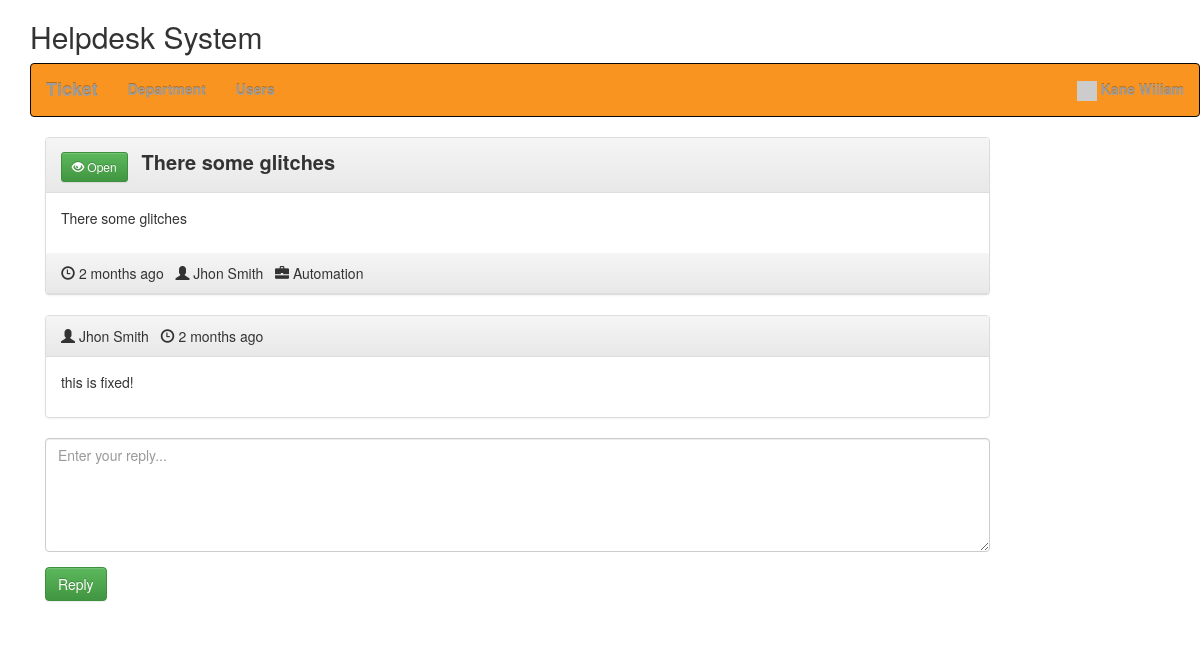
/view_ticket.php?id=617bfc35a93af (signed in), run on the app's committed database.
### tables this page shows
CREATE TABLE `hd_users` (
  `id` int(11) NOT NULL,
  `email` varchar(250) NOT NULL,
  `password` varchar(250) NOT NULL,
  `create_date` datetime NOT NULL DEFAULT current_timestamp(),
  `name` varchar(250) NOT NULL,
  `user_type` enum('admin','user') NOT NULL,
  `status` int(11) NOT NULL
);

CREATE TABLE `hd_tickets` (
  `id` int(11) NOT NULL,
  `uniqid` varchar(20) NOT NULL,
  `user` int(11) NOT NULL,
  `title` varchar(250) NOT NULL,
  `init_msg` text NOT NULL,
  `department` int(11) NOT NULL,
  `date` varchar(250) NOT NULL,
  `last_reply` int(11) NOT NULL,
  `user_read` int(11) NOT NULL,
  `admin_read` int(11) NOT NULL,
  `resolved` int(11) NOT NULL
);

CREATE TABLE `hd_departments` (
  `id` int(11) NOT NULL,
  `name` varchar(250) NOT NULL,
  `status` int(11) NOT NULL DEFAULT 1
);

CREATE TABLE `hd_ticket_replies` (
  `id` int(11) NOT NULL,
  `user` int(11) NOT NULL,
  `text` text NOT NULL,
  `ticket_id` text NOT NULL,
  `date` varchar(20) NOT NULL
);

### class/Database.php (called while the page is built)
<?php
class Database {
    public function dbConnect() {
        static $DBH = null;
        if (is_null($DBH)) {
			$connection = new mysqli(HOST, USER, PASSWORD, DATABASE);
			if($connection->connect_error){
				die("Error failed to connect to MySQL: " . $connection->connect_error);
			} else {
				$DBH = $connection;
			}
        }
        return $DBH;
    }
}

### init.php (called while the page is built, shortened)
<?php
require 'class/Database.php';
require 'class/Users.php';
require 'class/Time.php';
require 'class/Tickets.php';
$users = new Users;
$time = new Time;
$tickets = new Tickets;
?>

### class/Users.php (called while the page is built, shortened)
<?php
class Users extends Database {
	private $userTable = 'hd_users';
	private $dbConnect = false;
	public function __construct(){
        $this->dbConnect = $this->dbConnect();
    }
	public function getUserInfo() {
		if(!empty($_SESSION["userid"])) {
			$sqlQuery = "SELECT * FROM ".$this->userTable."
				WHERE id ='".$_SESSION["userid"]."'";
			$result = mysqli_query($this->dbConnect, $sqlQuery);
			$userDetails = mysqli_fetch_assoc($result);
			return $userDetails;
		}
	}
}

### class/Tickets.php (called while the page is built, shortened)
<?php
class Tickets extends Database {
    private $ticketTable = 'hd_tickets';
	private $ticketRepliesTable = 'hd_ticket_replies';
	private $dbConnect = false;
	public function __construct(){
        $this->dbConnect = $this->dbConnect();
    }
    public function ticketInfo($id) {
		$sqlQuery = "SELECT t.id, t.uniqid, t.title, t.user, t.init_msg as message, t.date, t.last_reply, t.resolved, u.name as creater, d.name as department
			FROM ".$this->ticketTable." t
			LEFT JOIN hd_users u ON t.user = u.id
			LEFT JOIN hd_departments d ON t.department = d.id
			WHERE t.uniqid = '".$id."'";
		$result = mysqli_query($this->dbConnect, $sqlQuery);
        $tickets = mysqli_fetch_assoc($result);
        return $tickets;
    }
	public function getTicketReplies($id) {
		$sqlQuery = "SELECT r.id, r.text as message, r.date, u.name as creater, d.name as department, u.user_type
			FROM ".$this->ticketRepliesTable." r
			LEFT JOIN ".$this->ticketTable." t ON r.ticket_id = t.id
			LEFT JOIN hd_users u ON r.user = u.id
			LEFT JOIN hd_departments d ON t.department = d.id
			WHERE r.ticket_id = '".$id."'";
		$result = mysqli_query($this->dbConnect, $sqlQuery);
       	$data= array();
		while ($row = mysqli_fetch_array($result, MYSQLI_ASSOC)) {
			$data[]=$row;
		}
        return $data;
    }
	public function updateTicketReadStatus($ticketId) {
		$updateField = '';
		if(isset($_SESSION["admin"])) {
			$updateField = "admin_read = '1'";
		} else {
			$updateField = "user_read = '1'";
		}
		$updateTicket = "UPDATE ".$this->ticketTable."
			SET $updateField
			WHERE id = '".$ticketId."'";
		mysqli_query($this->dbConnect, $updateTicket);
	}
}

### class/Time.php (called while the page is built, shortened)
<?php
class Time extends Database {
    public function ago($time) {
        $periods = array("second", "minute", "hour", "day", "week", "month", "year", "decade");
        $lengths = array("60","60","24","7","4.35","12","10");
        $now = time();
        $difference = $now - $time;
        for($j = 0; $difference >= $lengths[$j] && $j < count($lengths)-1; $j++) {
            $difference /= $lengths[$j];
        }
        $difference = round($difference);
        if($difference != 1) {
            $periods[$j].= "s";
        }
        return $difference . " " . $periods[$j] . " ago";
    }
}

### view_ticket.php (the view, shortened to what this page needs)
<?php
include 'init.php';
include('inc/header.php');
$ticketDetails = $tickets->ticketInfo($_GET['id']);
$ticketReplies = $tickets->getTicketReplies($ticketDetails['id']);
$user = $users->getUserInfo();
?>
<link rel="stylesheet" href="css/style.css" />
<?php include('inc/container.php');?>
<div class="container">
	<div class="row home-sections">
	<h2>Helpdesk System</h2>
	<?php include('menus.php'); ?>
	</div>
	<section class="comment-list">
		<article class="row">
			<div class="col-md-10 col-sm-10">
				<div class="panel panel-default arrow left">
					<div class="panel-heading right">
					<?php if($ticketDetails['resolved']) { ?>
					<button type="button" class="btn btn-danger btn-sm">
					  <span class="glyphicon glyphicon-eye-close"></span> Closed
					</button>
					<?php } else { ?>
					<button type="button" class="btn btn-success btn-sm">
					  <span class="glyphicon glyphicon-eye-open"></span> Open
					</button>
					<?php } ?>
					<span class="ticket-title"><?php echo $ticketDetails['title']; ?></span>
					</div>
					<div class="panel-body">
						<div class="comment-post">
						<p>
						<?php echo $ticketDetails['message']; ?>
						</p>
						</div>
					</div>
					<div class="panel-heading right">
						<span class="glyphicon glyphicon-time"></span> <time class="comment-date" datetime="16-12-2014 01:05"><i class="fa fa-clock-o"></i> <?php echo $time->ago($ticketDetails['date']); ?></time>
						&nbsp;&nbsp;<span class="glyphicon glyphicon-user"></span> <?php echo $ticketDetails['creater']; ?>
						&nbsp;&nbsp;<span class="glyphicon glyphicon-briefcase"></span> <?php echo $ticketDetails['department']; ?>
					</div>
				</div>
			</div>
		</article>
		<?php foreach ($ticketReplies as $replies) { ?>
			<article class="row">
				<div class="col-md-10 col-sm-10">
					<div class="panel panel-default arrow right">
						<div class="panel-heading">
							<?php if($replies['user_type'] == 'admin') { ?>
								<span class="glyphicon glyphicon-user"></span> <?php echo $ticketDetails['department']; ?>
							<?php } else { ?>
								<span class="glyphicon glyphicon-user"></span> <?php echo $replies['creater']; ?>
							<?php } ?>
							&nbsp;&nbsp;<span class="glyphicon glyphicon-time"></span> <time class="comment-date" datetime="16-12-2014 01:05"><i class="fa fa-clock-o"></i> <?php echo $time->ago($replies['date']); ?></time>
						</div>
						<div class="panel-body">
							<div class="comment-post">
							<p>
							<?php echo $replies['message']; ?>
							</p>
							</div>
						</div>
					</div>
				</div>
			</article>
		<?php } ?>
		<form method="post" id="ticketReply">
			<article class="row">
				<div class="col-md-10 col-sm-10">
					<div class="form-group">
						<textarea class="form-control" rows="5" id="message" name="message" placeholder="Enter your reply..." required></textarea>
					</div>
			</div>
			</article>
			<article class="row">
				<div class="col-md-10 col-sm-10">
					<div class="form-group">
						<input type="submit" name="reply" id="reply" class="btn btn-success" value="Reply" />
					</div>
				</div>
			</article>
		</form>
	</section>
</div>
<?php include('inc/footer.php');?>

### menus.php (shortened to what this page needs)
<nav class="navbar navbar-inverse" style="background:#F99421;color:#f6f8f9;font-weight:bold;">
	<div class="container-fluid">
		<ul class="nav navbar-nav menus">
			<li id="ticket"><a href="ticket.php" class="navbar-brand">Ticket</a></li>
			<?php if(isset($_SESSION["admin"])) { ?>
				<li id="department"><a href="department.php" >Department</a></li>
				<li id="user"><a href="user.php" >Users</a></li>
			<?php } ?>
		</ul>
		<ul class="nav navbar-nav navbar-right">
			<li class="dropdown">
				<a href="#" class="dropdown-toggle" data-toggle="dropdown"><span class="label label-pill label-danger count"></span>
				<img src="//gravatar.com/avatar/<?php echo md5($user['email']); ?>?s=100" width="20px">&nbsp;<?php if(isset($_SESSION
				["userid"])) { echo $user['name']; } ?></a>
			</li>
		</ul>
	</div>
</nav>

### css/style.css (style rules this page uses)
.ticket-title { font-weight:bold; font-size:20px; margin-left:10px; }

### data on the page
hd_users: name "Kane Wiliam"
hd_tickets: title "There some glitches", init_msg "There some glitches", date "2 months ago", hd_users.name "Jhon Smith", hd_departments.name "Automation"
hd_ticket_replies: hd_users.name "Jhon Smith", date "2 months ago", text "this is fixed!"
